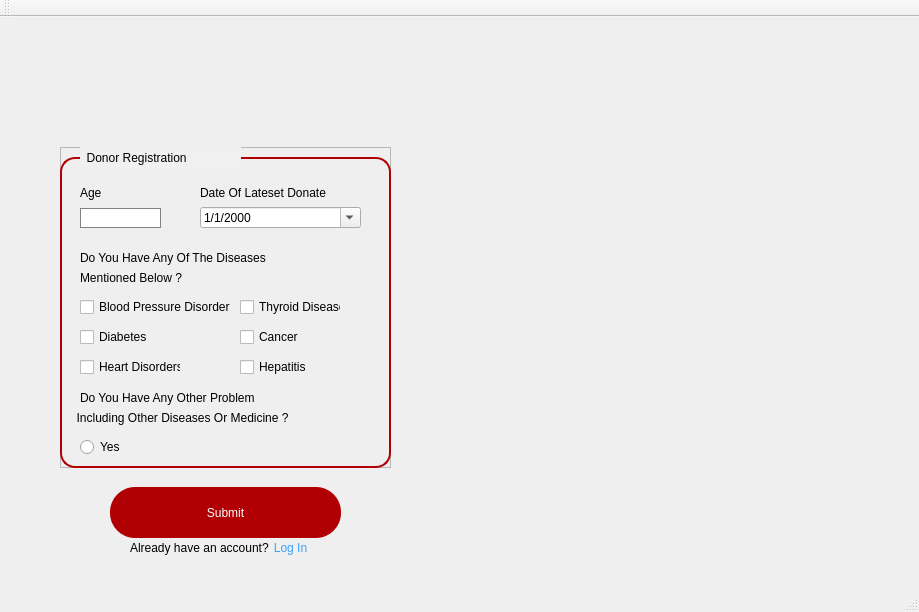
<?xml version="1.0" encoding="UTF-8"?>
<ui version="4.0">
 <class>DonorValidationClass</class>
 <widget class="QMainWindow" name="DonorValidationClass">
  <property name="geometry">
   <rect>
    <x>0</x>
    <y>0</y>
    <width>919</width>
    <height>612</height>
   </rect>
  </property>
  <property name="windowTitle">
   <string>Blood Bank Management System</string>
  </property>
  <property name="windowIcon">
   <iconset resource="RecipientReg.qrc">
    <normaloff>:/RecipientReg/toppng.com-blood-donation-png-picture-blood-donation-logo-3209x3905.png</normaloff>:/RecipientReg/toppng.com-blood-donation-png-picture-blood-donation-logo-3209x3905.png</iconset>
  </property>
  <property name="styleSheet">
   <string notr="true"/>
  </property>
  <widget class="QWidget" name="centralWidget">
   <widget class="QLabel" name="backimg">
    <property name="geometry">
     <rect>
      <x>0</x>
      <y>0</y>
      <width>921</width>
      <height>571</height>
     </rect>
    </property>
    <property name="styleSheet">
     <string notr="true">background-image:url(:/RecipientReg/bloodd.jpg);</string>
    </property>
    <property name="text">
     <string/>
    </property>
    <property name="pixmap">
     <pixmap resource="RecipientReg.qrc">:/RecipientReg/bloodd.jpg</pixmap>
    </property>
    <property name="scaledContents">
     <bool>true</bool>
    </property>
   </widget>
   <widget class="QFrame" name="frame_2">
    <property name="geometry">
     <rect>
      <x>60</x>
      <y>130</y>
      <width>331</width>
      <height>321</height>
     </rect>
    </property>
    <property name="font">
     <font>
      <underline>false</underline>
     </font>
    </property>
    <property name="styleSheet">
     <string notr="true"/>
    </property>
    <property name="frameShape">
     <enum>QFrame::StyledPanel</enum>
    </property>
    <property name="frameShadow">
     <enum>QFrame::Raised</enum>
    </property>
    <widget class="QLabel" name="label_6">
     <property name="geometry">
      <rect>
       <x>20</x>
       <y>30</y>
       <width>51</width>
       <height>31</height>
      </rect>
     </property>
     <property name="styleSheet">
      <string notr="true">font: 12pt &quot;Arial&quot;;</string>
     </property>
     <property name="text">
      <string>Age</string>
     </property>
    </widget>
    <widget class="QLineEdit" name="ageTB">
     <property name="geometry">
      <rect>
       <x>20</x>
       <y>61</y>
       <width>81</width>
       <height>20</height>
      </rect>
     </property>
     <property name="styleSheet">
      <string notr="true">QLineEdit{
border:1px solid rgb(130, 130, 130) ;
border-radius:15px solid;
}

QLineEdit:focus{
border:1px solid rgb(175, 175, 175) ;
border-radius:15px solid;
border-bottom:2px solid rgb(157, 0, 3);
}
</string>
     </property>
    </widget>
    <widget class="QLabel" name="agealertmsg">
     <property name="geometry">
      <rect>
       <x>20</x>
       <y>80</y>
       <width>121</width>
       <height>16</height>
      </rect>
     </property>
     <property name="font">
      <font>
       <pointsize>7</pointsize>
       <underline>false</underline>
      </font>
     </property>
     <property name="styleSheet">
      <string notr="true">color:rgb(240, 240, 240);</string>
     </property>
     <property name="text">
      <string>please provide a valid value</string>
     </property>
    </widget>
    <widget class="QLabel" name="label_12">
     <property name="geometry">
      <rect>
       <x>0</x>
       <y>10</y>
       <width>331</width>
       <height>311</height>
      </rect>
     </property>
     <property name="styleSheet">
      <string notr="true">border:2px solid rgb(177, 0, 3);
border-radius:15px;
</string>
     </property>
     <property name="text">
      <string/>
     </property>
    </widget>
    <widget class="QLabel" name="date">
     <property name="geometry">
      <rect>
       <x>140</x>
       <y>30</y>
       <width>171</width>
       <height>31</height>
      </rect>
     </property>
     <property name="styleSheet">
      <string notr="true">font: 12pt &quot;Arial&quot;;</string>
     </property>
     <property name="text">
      <string>Date Of Lateset Donate</string>
     </property>
    </widget>
    <widget class="QDateEdit" name="dateolatest">
     <property name="geometry">
      <rect>
       <x>140</x>
       <y>60</y>
       <width>161</width>
       <height>21</height>
      </rect>
     </property>
     <property name="frame">
      <bool>true</bool>
     </property>
     <property name="maximumDate">
      <date>
       <year>9999</year>
       <month>10</month>
       <day>30</day>
      </date>
     </property>
     <property name="displayFormat">
      <string>d/M/yyyy</string>
     </property>
     <property name="calendarPopup">
      <bool>true</bool>
     </property>
     <property name="timeSpec">
      <enum>Qt::UTC</enum>
     </property>
    </widget>
    <widget class="QCheckBox" name="checkBox">
     <property name="geometry">
      <rect>
       <x>20</x>
       <y>150</y>
       <width>151</width>
       <height>20</height>
      </rect>
     </property>
     <property name="text">
      <string>Blood Pressure Disorders</string>
     </property>
    </widget>
    <widget class="QCheckBox" name="checkBox_2">
     <property name="geometry">
      <rect>
       <x>20</x>
       <y>180</y>
       <width>101</width>
       <height>20</height>
      </rect>
     </property>
     <property name="text">
      <string>Diabetes</string>
     </property>
    </widget>
    <widget class="QCheckBox" name="checkBox_3">
     <property name="geometry">
      <rect>
       <x>180</x>
       <y>180</y>
       <width>101</width>
       <height>20</height>
      </rect>
     </property>
     <property name="text">
      <string>Cancer</string>
     </property>
    </widget>
    <widget class="QCheckBox" name="checkBox_4">
     <property name="geometry">
      <rect>
       <x>20</x>
       <y>210</y>
       <width>101</width>
       <height>20</height>
      </rect>
     </property>
     <property name="text">
      <string>Heart Disorders</string>
     </property>
    </widget>
    <widget class="QCheckBox" name="checkBox_5">
     <property name="geometry">
      <rect>
       <x>180</x>
       <y>150</y>
       <width>101</width>
       <height>20</height>
      </rect>
     </property>
     <property name="text">
      <string>Thyroid Disease</string>
     </property>
    </widget>
    <widget class="QCheckBox" name="checkBox_6">
     <property name="geometry">
      <rect>
       <x>180</x>
       <y>210</y>
       <width>101</width>
       <height>20</height>
      </rect>
     </property>
     <property name="text">
      <string>Hepatitis</string>
     </property>
    </widget>
    <widget class="QLabel" name="label_7">
     <property name="geometry">
      <rect>
       <x>20</x>
       <y>100</y>
       <width>261</width>
       <height>21</height>
      </rect>
     </property>
     <property name="styleSheet">
      <string notr="true">font: 12pt &quot;Arial&quot;;</string>
     </property>
     <property name="text">
      <string>Do You Have Any Of The Diseases</string>
     </property>
    </widget>
    <widget class="QLabel" name="label_8">
     <property name="geometry">
      <rect>
       <x>20</x>
       <y>120</y>
       <width>261</width>
       <height>21</height>
      </rect>
     </property>
     <property name="styleSheet">
      <string notr="true">font: 12pt &quot;Arial&quot;;</string>
     </property>
     <property name="text">
      <string>Mentioned Below ?</string>
     </property>
    </widget>
    <widget class="QLabel" name="label_9">
     <property name="geometry">
      <rect>
       <x>20</x>
       <y>240</y>
       <width>261</width>
       <height>21</height>
      </rect>
     </property>
     <property name="styleSheet">
      <string notr="true">font: 12pt &quot;Arial&quot;;</string>
     </property>
     <property name="text">
      <string>Do You Have Any Other Problem </string>
     </property>
    </widget>
    <widget class="QLabel" name="label_10">
     <property name="geometry">
      <rect>
       <x>10</x>
       <y>260</y>
       <width>311</width>
       <height>21</height>
      </rect>
     </property>
     <property name="styleSheet">
      <string notr="true">font: 12pt &quot;Arial&quot;;</string>
     </property>
     <property name="text">
      <string>  Including Other Diseases Or Medicine ?</string>
     </property>
    </widget>
    <widget class="QRadioButton" name="radioButton">
     <property name="geometry">
      <rect>
       <x>20</x>
       <y>290</y>
       <width>89</width>
       <height>20</height>
      </rect>
     </property>
     <property name="text">
      <string>Yes</string>
     </property>
    </widget>
    <zorder>label_12</zorder>
    <zorder>label_6</zorder>
    <zorder>ageTB</zorder>
    <zorder>agealertmsg</zorder>
    <zorder>date</zorder>
    <zorder>dateolatest</zorder>
    <zorder>checkBox</zorder>
    <zorder>checkBox_2</zorder>
    <zorder>checkBox_3</zorder>
    <zorder>checkBox_4</zorder>
    <zorder>checkBox_5</zorder>
    <zorder>checkBox_6</zorder>
    <zorder>label_7</zorder>
    <zorder>label_8</zorder>
    <zorder>label_9</zorder>
    <zorder>label_10</zorder>
    <zorder>radioButton</zorder>
   </widget>
   <widget class="QPushButton" name="pushButton">
    <property name="geometry">
     <rect>
      <x>110</x>
      <y>470</y>
      <width>231</width>
      <height>51</height>
     </rect>
    </property>
    <property name="cursor">
     <cursorShape>PointingHandCursor</cursorShape>
    </property>
    <property name="toolTip">
     <string>&lt;html&gt;&lt;head/&gt;&lt;body&gt;&lt;p align=&quot;center&quot;&gt;&lt;br/&gt;&lt;/p&gt;&lt;/body&gt;&lt;/html&gt;</string>
    </property>
    <property name="styleSheet">
     <string notr="true">background-color:rgb(177, 0, 3);
border-radius:25px;
color:white;
font: 700 10pt &quot;Arial&quot;;</string>
    </property>
    <property name="text">
     <string>Submit</string>
    </property>
    <property name="checkable">
     <bool>false</bool>
    </property>
    <property name="autoDefault">
     <bool>false</bool>
    </property>
    <property name="default">
     <bool>false</bool>
    </property>
    <property name="flat">
     <bool>false</bool>
    </property>
   </widget>
   <widget class="QLabel" name="label">
    <property name="geometry">
     <rect>
      <x>80</x>
      <y>130</y>
      <width>161</width>
      <height>21</height>
     </rect>
    </property>
    <property name="styleSheet">
     <string notr="true">font: 700 12pt &quot;Arial&quot;;
background-color:rgb(240, 240, 240)</string>
    </property>
    <property name="text">
     <string>  Donor Registration</string>
    </property>
   </widget>
   <widget class="QLabel" name="label_13">
    <property name="geometry">
     <rect>
      <x>130</x>
      <y>520</y>
      <width>141</width>
      <height>21</height>
     </rect>
    </property>
    <property name="text">
     <string>Already have an account?</string>
    </property>
   </widget>
   <widget class="QPushButton" name="pushButton_2">
    <property name="geometry">
     <rect>
      <x>270</x>
      <y>521</y>
      <width>41</width>
      <height>20</height>
     </rect>
    </property>
    <property name="cursor">
     <cursorShape>PointingHandCursor</cursorShape>
    </property>
    <property name="styleSheet">
     <string notr="true">color:rgb(57, 163, 255);
background-color:rgb(240, 240, 240);
border-radius:25px;
font: 700 9pt &quot;Segoe UI&quot;;</string>
    </property>
    <property name="text">
     <string>Log In</string>
    </property>
    <property name="flat">
     <bool>true</bool>
    </property>
   </widget>
  </widget>
  <widget class="QMenuBar" name="menuBar">
   <property name="geometry">
    <rect>
     <x>0</x>
     <y>0</y>
     <width>919</width>
     <height>22</height>
    </rect>
   </property>
  </widget>
  <widget class="QToolBar" name="mainToolBar">
   <attribute name="toolBarArea">
    <enum>TopToolBarArea</enum>
   </attribute>
   <attribute name="toolBarBreak">
    <bool>false</bool>
   </attribute>
  </widget>
  <widget class="QStatusBar" name="statusBar"/>
 </widget>
 <layoutdefault spacing="6" margin="11"/>
 <resources>
  <include location="RecipientReg.qrc"/>
 </resources>
 <connections/>
</ui>
